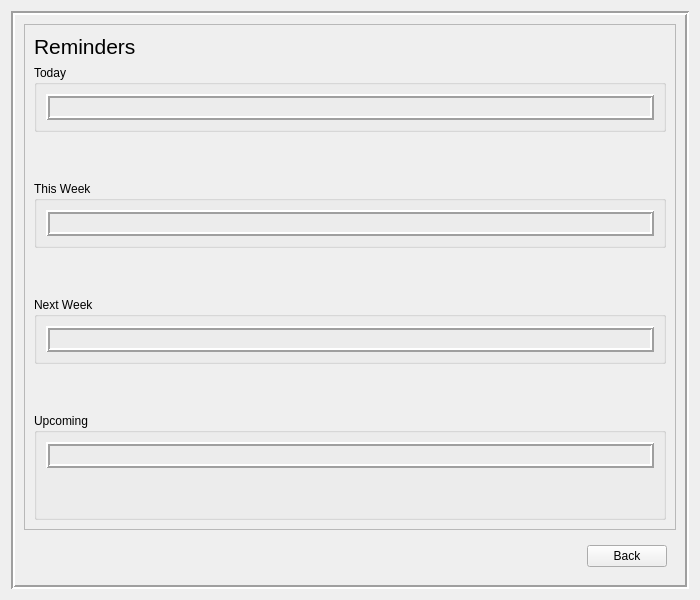
<?xml version="1.0" encoding="UTF-8"?>
<ui version="4.0">
 <class>Reminders</class>
 <widget class="QWidget" name="Reminders">
  <property name="geometry">
   <rect>
    <x>0</x>
    <y>0</y>
    <width>700</width>
    <height>600</height>
   </rect>
  </property>
  <property name="windowTitle">
   <string>Reminders</string>
  </property>
  <layout class="QVBoxLayout" name="verticalLayout_2">
   <item>
    <widget class="QFrame" name="frame">
     <property name="frameShape">
      <enum>QFrame::Box</enum>
     </property>
     <property name="frameShadow">
      <enum>QFrame::Sunken</enum>
     </property>
     <property name="lineWidth">
      <number>2</number>
     </property>
     <layout class="QGridLayout" name="gridLayout">
      <item row="1" column="0">
       <widget class="QScrollArea" name="scrollArea">
        <property name="widgetResizable">
         <bool>true</bool>
        </property>
        <widget class="QWidget" name="scrollAreaWidgetContents">
         <property name="geometry">
          <rect>
           <x>0</x>
           <y>0</y>
           <width>654</width>
           <height>506</height>
          </rect>
         </property>
         <layout class="QVBoxLayout" name="verticalLayout">
          <item>
           <widget class="QLabel" name="label">
            <property name="font">
             <font>
              <pointsize>16</pointsize>
             </font>
            </property>
            <property name="text">
             <string>Reminders</string>
            </property>
           </widget>
          </item>
          <item>
           <widget class="QGroupBox" name="todayGroupBox">
            <property name="title">
             <string>Today</string>
            </property>
            <layout class="QVBoxLayout" name="verticalLayout_4">
             <item>
              <widget class="QFrame" name="todayFrame">
               <property name="frameShape">
                <enum>QFrame::Box</enum>
               </property>
               <property name="frameShadow">
                <enum>QFrame::Raised</enum>
               </property>
               <property name="lineWidth">
                <number>2</number>
               </property>
               <layout class="QGridLayout" name="gridLayout_7"/>
              </widget>
             </item>
            </layout>
           </widget>
          </item>
          <item>
           <spacer name="verticalSpacer_2">
            <property name="orientation">
             <enum>Qt::Vertical</enum>
            </property>
            <property name="sizeHint" stdset="0">
             <size>
              <width>20</width>
              <height>40</height>
             </size>
            </property>
           </spacer>
          </item>
          <item>
           <widget class="QGroupBox" name="thisWeekGroupBox">
            <property name="title">
             <string>This Week</string>
            </property>
            <layout class="QVBoxLayout" name="verticalLayout_5">
             <item>
              <widget class="QFrame" name="thisWeekFrame">
               <property name="frameShape">
                <enum>QFrame::Box</enum>
               </property>
               <property name="frameShadow">
                <enum>QFrame::Raised</enum>
               </property>
               <property name="lineWidth">
                <number>2</number>
               </property>
               <layout class="QGridLayout" name="gridLayout_8"/>
              </widget>
             </item>
            </layout>
           </widget>
          </item>
          <item>
           <spacer name="verticalSpacer_3">
            <property name="orientation">
             <enum>Qt::Vertical</enum>
            </property>
            <property name="sizeHint" stdset="0">
             <size>
              <width>20</width>
              <height>40</height>
             </size>
            </property>
           </spacer>
          </item>
          <item>
           <widget class="QGroupBox" name="nextWeekGroupBox">
            <property name="title">
             <string>Next Week</string>
            </property>
            <layout class="QVBoxLayout" name="verticalLayout_7">
             <item>
              <widget class="QFrame" name="nextWeekFrame">
               <property name="frameShape">
                <enum>QFrame::Box</enum>
               </property>
               <property name="frameShadow">
                <enum>QFrame::Raised</enum>
               </property>
               <property name="lineWidth">
                <number>2</number>
               </property>
               <layout class="QGridLayout" name="gridLayout_9"/>
              </widget>
             </item>
            </layout>
           </widget>
          </item>
          <item>
           <spacer name="verticalSpacer_4">
            <property name="orientation">
             <enum>Qt::Vertical</enum>
            </property>
            <property name="sizeHint" stdset="0">
             <size>
              <width>20</width>
              <height>40</height>
             </size>
            </property>
           </spacer>
          </item>
          <item>
           <widget class="QGroupBox" name="upcomingGroupBox">
            <property name="title">
             <string>Upcoming</string>
            </property>
            <layout class="QVBoxLayout" name="verticalLayout_9">
             <item>
              <widget class="QFrame" name="upcomingFrame">
               <property name="frameShape">
                <enum>QFrame::Box</enum>
               </property>
               <property name="frameShadow">
                <enum>QFrame::Raised</enum>
               </property>
               <property name="lineWidth">
                <number>2</number>
               </property>
               <layout class="QGridLayout" name="gridLayout_10"/>
              </widget>
             </item>
             <item>
              <spacer name="verticalSpacer">
               <property name="orientation">
                <enum>Qt::Vertical</enum>
               </property>
               <property name="sizeHint" stdset="0">
                <size>
                 <width>20</width>
                 <height>40</height>
                </size>
               </property>
              </spacer>
             </item>
            </layout>
           </widget>
          </item>
         </layout>
        </widget>
       </widget>
      </item>
      <item row="2" column="0">
       <widget class="QWidget" name="widget_2" native="true">
        <layout class="QGridLayout" name="gridLayout_3">
         <item row="1" column="0">
          <spacer name="horizontalSpacer">
           <property name="orientation">
            <enum>Qt::Horizontal</enum>
           </property>
           <property name="sizeHint" stdset="0">
            <size>
             <width>40</width>
             <height>20</height>
            </size>
           </property>
          </spacer>
         </item>
         <item row="1" column="1">
          <widget class="QPushButton" name="backButton">
           <property name="text">
            <string>Back</string>
           </property>
          </widget>
         </item>
        </layout>
       </widget>
      </item>
     </layout>
    </widget>
   </item>
  </layout>
 </widget>
 <resources/>
 <connections/>
</ui>
